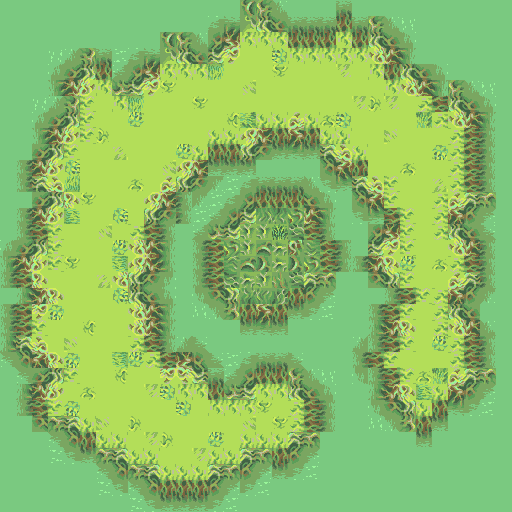

Tiled map render using the project's own tile images. Description and the whole map definition, tile-layer contents included, below:
An orthogonal 32x32 tile map with 16x16 px tiles, 1 tile layer (Tile Layer 1).

<map version="1.9" tiledversion="1.9.0" orientation="orthogonal" renderorder="right-down" width="32" height="32" tilewidth="16" tileheight="16" infinite="0" nextlayerid="2" nextobjectid="1">
 <tileset firstgid="1" source="../../../crocotile_assets/map2/swamp.tsx" />
 <layer id="1" name="Tile Layer 1" width="32" height="32">
  <data encoding="csv">
211,211,211,211,211,211,211,211,211,211,211,211,211,211,211,1610612905,1610612921,1610612937,211,211,211,3221225666,211,211,211,211,211,211,211,211,211,211,
211,211,211,211,211,211,211,211,211,211,211,211,211,3221225688,3221225687,1610612904,1610612920,1610612936,3221225666,3221225666,3221225666,3221225650,3221225666,1610612921,1610612937,1610612953,211,211,211,211,211,211,
211,211,211,211,211,211,211,211,211,211,1610612905,1610612921,1610612937,3221225672,3221225671,3221225634,3221225634,3221225634,3221225650,3221225650,3221225650,3221225634,3221225650,1610612920,1610612936,1610612952,211,211,211,211,211,211,
211,211,211,3758096601,3758096585,3758096569,3221225666,3221225689,3221225688,3221225687,1610612904,1610612920,1610612936,3221225656,3221225655,225,225,2684354705,3221225634,3221225634,3221225634,3221225634,3221225634,1610612919,1610612935,1610612951,211,211,211,211,211,211,
211,211,211,3758096600,3758096584,3758096568,3221225650,3221225673,3221225672,3221225671,3221225634,3221225634,3221225634,164,225,225,225,3221225653,225,225,225,3221225654,225,3221225634,3221225650,1610612920,1610612936,1610612952,211,211,211,211,
211,211,211,3758096599,3758096583,3758096567,3221225634,3221225657,3221225656,3221225655,3221225653,225,225,225,225,1610612918,225,225,225,225,225,225,225,225,3221225634,1610612919,1610612935,1610612951,1610612921,1610612937,1610612953,211,
211,211,3758096601,3758096585,3758096569,2684354722,225,3221225634,164,225,225,225,3221225653,225,225,225,225,225,225,225,225,225,3221225654,2684354741,3221225654,225,1610612898,1610612914,1610612920,1610612936,1610612952,211,
211,211,3758096600,3758096584,3758096568,2684354722,225,225,3221225617,225,225,225,225,225,1610612917,2684354723,162,162,183,162,181,2684354705,225,225,225,225,163,1610612898,1610612919,1610612935,1610612951,211,
211,211,3758096599,3758096583,3758096567,2684354722,2684354741,225,225,225,225,225,225,162,162,536871095,536871111,178,199,178,162,162,225,225,2684354742,225,225,225,1610612898,1610612914,1610612930,211,
211,211,3758096584,3758096568,2684354722,225,225,182,225,225,225,3221225617,162,178,178,536871096,536871112,194,215,194,2147483832,2147483831,162,225,225,225,225,145,1610612898,1610612914,1610612930,211,
211,2684354754,3758096583,3758096567,1610612881,225,225,225,225,225,1610612918,536871095,536871111,194,194,194,211,211,211,211,2147483848,2147483847,178,225,225,181,225,225,1610612898,1610612914,1610612930,211,
211,2684354754,2147483832,2147483831,3221225636,225,225,225,181,225,183,536871096,536871112,536871113,3221225689,3221225688,3221225666,3221225666,3221225666,1610612937,2147483864,2147483863,2147483832,2147483831,2684354722,225,225,182,1610612898,1610612914,1610612930,211,
211,211,3758096584,3758096568,2684354743,3221225653,225,225,225,536871095,536871111,1610612930,536871113,3221225689,3221225688,3221225672,3221225650,3221225650,3221225650,1610612936,1610612952,211,2147483848,2147483847,2684354722,225,225,1610612898,183,184,185,211,
211,2684354754,3758096583,3758096567,1610612900,225,225,1610612881,225,536871096,536871112,1610612930,3221225689,3221225673,3221225672,3221225656,136,137,172,1610612935,1610612951,211,2147483864,2147483863,2684354738,2684354722,225,1610612898,199,200,201,211,
211,2684354754,2684354738,2684354722,225,225,1610612918,225,1610612898,1610612914,1610612930,211,3221225673,3221225657,3221225656,2684354708,2684354708,147,3221225624,1610612914,1610612930,211,211,3221225672,3221225671,2684354722,225,1610612898,1610612920,1610612936,1073742025,211,
3758096600,3758096584,3758096568,2684354722,225,225,225,3221225617,1610612919,1610612935,1610612951,211,2684354754,2684354738,172,2684354708,169,148,171,2684354696,1610612914,1610612930,211,3221225656,3221225655,2684354722,225,225,1610612919,1610612935,1610612930,211,
3758096599,3758096583,3758096567,2684354722,3221225653,225,225,2684354724,536871095,536871111,536871127,211,2684354754,2684354738,1610612872,169,2684354729,148,2684354729,172,1610612914,1610612930,2684354754,2684354759,2684354743,3221225617,225,181,1610612898,1610612914,1610612930,211,
2684354754,2684354738,2684354743,225,225,225,182,1610612919,536871096,536871112,536871128,211,2684354754,2684354738,152,148,2684354708,2684354713,3221225624,184,185,211,211,2684354760,2684354744,2684354722,225,225,183,184,1610612930,211,
211,2684354775,2684354759,2684354743,225,225,225,1610612881,1610612920,1610612936,1610612952,211,2684354776,2684354760,2684354744,3221225609,3221225608,1610612888,178,200,201,211,211,211,2684354754,2684354738,2684354722,1610612898,199,200,536871113,211,
2684354754,2684354738,3221225655,145,225,225,225,225,1610612919,1610612935,1610612951,211,2684354777,2684354761,2684354745,178,199,178,194,216,217,211,211,2684354754,2684354738,2684354722,225,1610612898,1610612920,1610612936,211,211,
2684354754,2684354738,2684354722,225,225,1610612917,225,225,1610612919,1610612935,1610612951,211,211,211,211,194,215,194,211,211,211,211,211,2684354775,2684354759,2684354743,225,1610612898,1610612919,1610612935,1610612937,211,
2684354775,2147483832,2147483831,225,2684354742,225,225,225,1610612898,1610612914,1610612930,3758096585,1073742025,211,211,211,211,211,211,211,211,211,3758096585,2684354754,2684354738,2684354722,225,3221225617,1610612898,1610612914,1610612930,211,
2147483849,2147483848,2147483847,2684354743,145,225,225,2684354724,3221225617,1610612898,1610612914,1073742023,1073742024,1073742025,3221225689,3221225688,3221225666,3221225666,1073742025,211,211,211,2684354754,2684354738,2684354722,225,225,225,1610612898,1610612914,1610612930,211,
211,2147483849,3758096584,3758096568,2684354722,225,225,1610612917,225,225,3221225655,1073742007,1073742008,3221225666,3221225673,3221225672,3221225650,3221225650,1610612921,1610612937,1610612953,211,2684354776,2684354754,2684354738,2684354722,181,163,183,184,185,211,
211,2684354775,3758096583,3758096567,225,181,225,225,225,3221225654,2684354705,3221225634,3221225634,3221225650,3221225657,3221225656,3221225634,3221225634,1610612920,1610612936,1610612952,211,247,2684354775,2684354759,2684354743,1610612900,162,199,200,201,211,
211,2684354754,2684354738,2684354722,145,225,225,225,225,225,225,2684354705,225,3221225634,3221225634,3221225634,3221225653,225,1610612898,1610612914,1610612930,247,247,2684354776,2684354760,2684354744,162,178,215,216,217,211,
211,211,2684354760,2147483833,2147483832,162,2684354742,225,2684354741,225,225,225,225,225,225,1610612918,225,3221225653,1610612898,1610612914,1610612930,211,211,2684354777,2684354761,2684354745,178,194,211,211,211,211,
211,211,211,2147483849,2147483848,178,162,162,225,3221225654,2684354741,225,225,3221225617,225,162,162,162,184,185,211,211,211,211,211,211,194,211,211,211,211,211,
211,211,211,2147483865,2147483864,194,2147483833,2147483832,162,162,225,225,3221225654,162,162,184,185,178,200,201,211,211,211,211,211,211,211,211,211,211,211,211,
211,211,211,211,211,211,2147483849,2147483848,2147483833,2147483832,162,162,162,184,185,200,201,194,216,217,211,211,211,211,211,211,211,211,211,211,211,211,
211,211,211,211,211,211,2147483865,2147483864,2147483849,2147483848,178,178,178,200,201,216,217,211,211,211,211,211,211,211,211,211,211,211,211,211,211,211,
211,211,211,211,211,211,211,211,2147483865,2147483864,194,194,194,216,217,211,211,211,211,211,211,211,211,211,211,211,211,211,211,211,211,211
</data>
 </layer>
</map>
